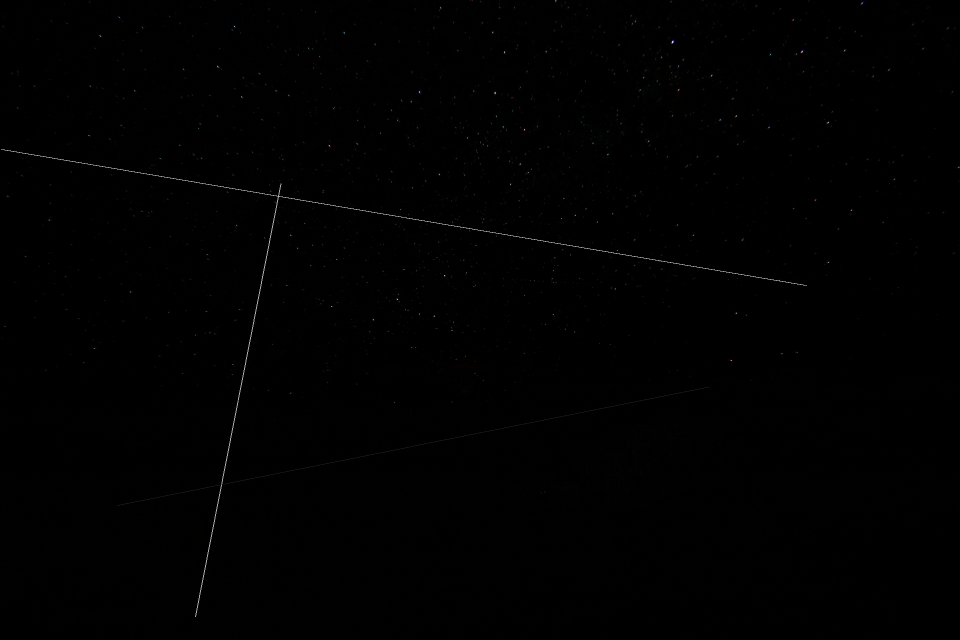
#> input picture imagenes/dataset/tipo1/01_toniresta_100_img_tipo4.jpg, 1920 x 1280 px, given as the content of the folder C:/circumpolar/TFG/imagenes/resta(mediana-original)/01_toni, which was not available (shown at 1/2 size)
$ jupyter execute --allow-errors todoJunto.ipynb   (text cells are left out)
#> lines starting #> are read from the running program, lines starting #| are printed output that depends on the picture; after the words box and inside, x2 and y2 are one past the last pixel; in counts of white or black regions, pixels touching at a corner belong together; pictures that were not available may be replaced by others from this repository, and a replacement may not be noted
[cell 1]
from PIL import Image, ImageDraw, ImageFilter
import matplotlib.pyplot as plt
import numpy as np
import random
import os
import math
from noise import pnoise2

[cell 2]
def trazas_tipo1(ruta_imagen):
    imagen = Image.open(ruta_imagen)
    ancho, alto = imagen.size

    #SOLUCION UNET
    solUNET = np.zeros((alto, ancho))  # Crear una matriz de ceros del mismo tamaño que la imagen

    # --------- 1. coordenadas de inicio y fin
    coordenada_inicio = (random.uniform(0, ancho), random.uniform(0, alto))
    x = random.uniform(60, 400)
    coordenada_fin = (coordenada_inicio[0] + x, coordenada_inicio[1] + x)

    # --------- 2. parametros:
    diametro_circulo = 0.05
    separacion = 8

    # --------- 3. pendiente y la longitud de la línea
    delta_x = coordenada_fin[0] - coordenada_inicio[0]
    delta_y = coordenada_fin[1] - coordenada_inicio[1]
    longitud = np.sqrt(delta_x**2 + delta_y**2)
    pendiente = delta_y / delta_x if delta_x != 0 else float('inf')

    # --------- 4. elipses a lo largo de la línea con colores alternados entre rojo y blanco
    coordenadas = []
    colores = []
    rojo = (1, 0, 0)
    blanco = (1, 1, 1)  # Cambiado a blanco
    alternar_color = True

    for distancia in np.arange(0, longitud + 1, separacion):
        if delta_x == 0:
            x = coordenada_inicio[0]
        else:
            x = coordenada_inicio[0] + distancia * (delta_x / longitud)

        y = coordenada_inicio[1] + pendiente * (x - coordenada_inicio[0])

        # Verificar si las coordenadas están dentro de los límites de la imagen
        if 0 <= x < ancho and 0 <= y < alto:
            # RUIDO EN LAS COORDENADAS:
            x += np.random.normal(loc=0, scale=0.8)
            y += np.random.normal(loc=0, scale=0.8)  # scale= escala el ruido como quiera

            coordenadas.append(((x), (y)))

            # --------- 5. rgb
            for distancia in np.arange(0, longitud + 1, separacion):
                if delta_x == 0:
                    x = coordenada_inicio[0]
                else:
                    x = coordenada_inicio[0] + distancia * (delta_x / longitud)

                y = coordenada_inicio[1] + pendiente * (x - coordenada_inicio[0])

                # Verificar si las coordenadas están dentro de los límites de la imagen
                if 0 <= x < ancho and 0 <= y < alto:
                    # RUIDO EN LAS COORDENADAS:
                    x += np.random.normal(loc=0, scale=0.8)
                    y += np.random.normal(loc=0, scale=0.8)  # scale= escala el ruido como quiera

                    coordenadas.append(((x), (y)))

                    # --------- 5.1. Factor de atenuación para el brillo
                    factor_atenuacion = 0.5 - (distancia / longitud)  # Factor que disminuye a medida que avanzas

                    # --------- 5.2. rgb con atenuación
                    if alternar_color:
                        color_rgb = (
                            random.uniform(0.7, 1) * factor_atenuacion,
                            random.uniform(0, 0.3) * factor_atenuacion,
                            random.uniform(0, 0.3) * factor_atenuacion
                        )
                    else:
                        # Cambiado a blanco
                        color_rgb = (
                            1 * factor_atenuacion,
                            1 * factor_atenuacion,
                            1 * factor_atenuacion
                        )

                    colores.append(color_rgb)
                    alternar_color = not alternar_color

    # --------- 6. pintar elipses con ruido gaussiano en los colores
    draw = ImageDraw.Draw(imagen)
    for coord, color in zip(coordenadas, colores):
        x, y = map(int, coord)
        radio = diametro_circulo / 2

        # Verificar si las coordenadas están dentro de los límites de la imagen
        if 0 <= x < ancho and 0 <= y < alto:
            # RUIDO EN EL COLOR
            #scale: aqui añado el ruido
            color_con_ruido = tuple(int((c + np.random.normal(loc=0, scale=0)) * 255 * 0.8) for c in color) #255 * 1, si pongo <1 bajara la intensidad del color en toda la traza

            draw.ellipse([x - radio, y - radio, x + radio, y + radio], fill=color_con_ruido)

            solUNET[y, x] = 255 #pongo blanco la traza en la matriz para UNET

    # Convertir la matriz en una imagen
    imagen_trazas = Image.fromarray(solUNET.astype(np.uint8))

    # --------- 7. Aplicar desenfoque solo a las elipses dibujadas
    puntos_dibujados = imagen.crop((int(coordenada_inicio[0]), int(coordenada_inicio[1]), int(coordenada_fin[0]), int(coordenada_fin[1])))
    puntos_dibujados = puntos_dibujados.filter(ImageFilter.GaussianBlur(radius=0.5))  # radius, para cambiar el ruido

    # Cambiado para aplicar el desenfoque solo a las elipses dibujadas
    imagen.paste(puntos_dibujados, (int(coordenada_inicio[0]), int(coordenada_inicio[1]), int(coordenada_fin[0]), int(coordenada_fin[1])))

    # Guardar la imagen
    nombre_archivo = os.path.basename(ruta_imagen)
    ruta_guardado = r"C:\circumpolar\TFG\imagenes\dataset\tipo1"
    ruta_guardado_completa = os.path.join(ruta_guardado, nombre_archivo)
    imagen.save(ruta_guardado_completa)

    # Guardar matriz
    nombre_archivo_sin_extension = os.path.splitext(nombre_archivo)[0]
    ruta_guardado_imagen = os.path.join(r"C:\circumpolar\TFG\imagenes\dataset\tipo1\solUNET", f"{nombre_archivo_sin_extension}_SolUnet.jpg")
    imagen_trazas.save(ruta_guardado_imagen)

[cell 3]
def trazas_tipo1_en_carpeta(ruta_carpeta,):
    # Obtener una lista de nombres de archivos en la carpeta
    archivos = os.listdir(ruta_carpeta)

    # Iterar sobre cada archivo en la carpeta
    for archivo in archivos:
        # Comprobar si el archivo es una imagen (puedes añadir más extensiones si es necesario)
        if archivo.endswith('.jpg') or archivo.endswith('.png'):
            # Obtener la ruta completa del archivo
            ruta_imagen = os.path.join(ruta_carpeta, archivo)

            # Llamar a la función trazas_tipo1 con la ruta de la imagen
            trazas_tipo1(ruta_imagen)
#> in trazas_tipo1, imagen is the input picture: PIL image 1920x1280 RGBA; mean R, G, B, A 0.6, 0.6, 0.6, 255
#> after the loop in trazas_tipo1, `for coord, color in zip(coordenadas, colores):`:
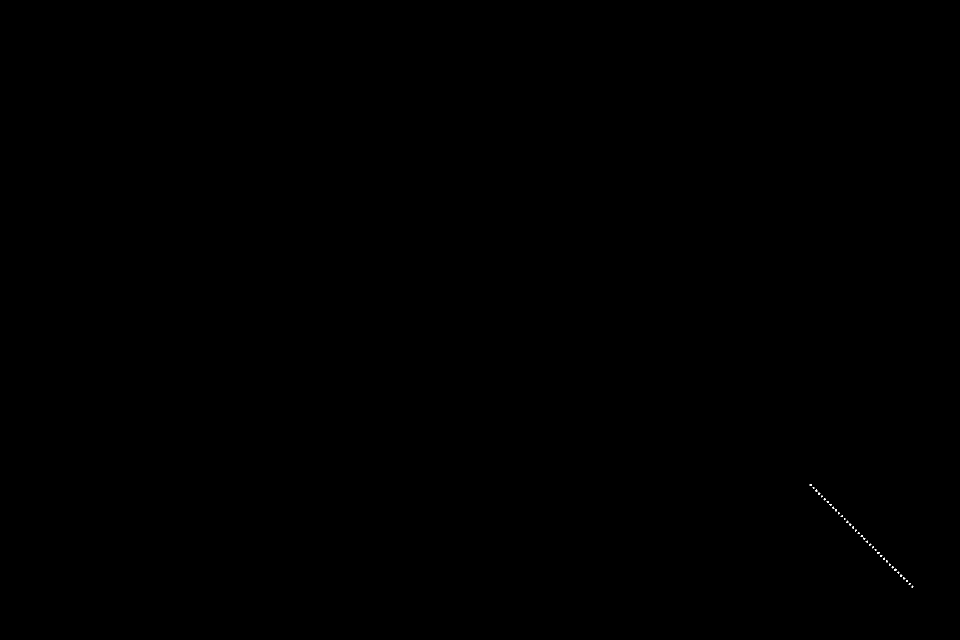
#> solUNET: shape (1280, 1920) float64 (shown at 1/2 size); 0.02% white in thin lines or dots, all inside (x1, y1, x2, y2) = (1618, 968, 1827, 1176)
#> in trazas_tipo1, `puntos_dibujados = imagen.crop((int(coordenada_inicio[0]), int(coorden..`:
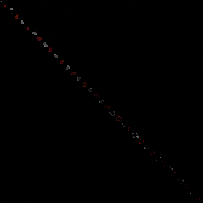
#> puntos_dibujados: PIL image 203x203 RGBA; mean R, G, B, A 0.6, 0.4, 0.4, 255

# Llamar a la función trazas_tipo1_en_carpeta con la ruta de la carpeta que contiene las imágenes
ruta_carpeta = r'C:\circumpolar\TFG\imagenes\resta(mediana-original)\01_toni'
trazas_tipo1_en_carpeta(ruta_carpeta)

[cell 4]
def trazas_tipo2(imagen_cielo, num_trazas=1, longitud_minima=40):
    cielo = Image.open(imagen_cielo)
    ancho, alto = cielo.size

    # SOLUCION UNET
    solUNET = np.zeros((alto, ancho), dtype=np.uint8)  # Crear una matriz de ceros del mismo tamaño que la imagen

    # conf de trazas
    max_grosor = np.random.uniform(2, 6)
    min_grosor = max_grosor * (2/6)  #para mantener la relacion
    longitud_max = min(ancho, alto)

    # Crear una nueva imagen con fondo transparente para las trazas
    trazas = Image.new('RGBA', cielo.size, (0, 0, 0, 0))
    draw = ImageDraw.Draw(trazas)

    for _ in range(num_trazas):
        # coordenadas de inicio y fin aleatorias
        coordenada_inicio = (np.random.uniform(0, ancho), np.random.uniform(0, alto))
        longitud_linea = np.random.uniform(longitud_minima, longitud_max)  # long random dentro del min y el max
        angulo = np.random.uniform(0, 2*np.pi)
        coordenada_fin = (coordenada_inicio[0] + longitud_linea*np.cos(angulo),
                          coordenada_inicio[1] + longitud_linea*np.sin(angulo))

        #ruido de Perlin para la opacidad
        scale = 10 #+ bajo - ruido
        perlin_values = [noise.pnoise2(x / scale, y / scale) for x, y in zip(range(100), range(100))]

        grosor = np.random.uniform(min_grosor, max_grosor)
        num_pasos = int(longitud_linea)
        for i in range(num_pasos):

            #posición actual a lo largo de la traza de satélite:
            t = i / num_pasos
            x = coordenada_inicio[0] + (coordenada_fin[0] - coordenada_inicio[0]) * t
            y = coordenada_inicio[1] + (coordenada_fin[1] - coordenada_inicio[1]) * t

            #opacidad del trozo
            opacidad = (1 - abs(2 * t - 1)) * 150 #150: pero puedo subir hasta 255 para que la opacidad sea maxima en el centro

            #grosor del trozo
            grosor_traza = max_grosor * (1 - abs(2 * t - 1))
            grosor_traza = max(min_grosor, grosor_traza)

            draw.line([(x - grosor_traza / 2, y), (x + grosor_traza / 2, y)],
                      fill=(255, 255, 255, int(opacidad)),
                      width=int(grosor_traza))

            # Actualizar la matriz solUNET para marcar los píxeles correspondientes como blancos
            if 0 <= int(x) < ancho and 0 <= int(y) < alto:
                solUNET[int(y), int(x)] = 255

    # Superponer las trazas sobre la imagen de cielo estrellado
    imagen_final = Image.alpha_composite(cielo.convert('RGBA'), trazas)

    # Convertir la imagen al modo RGB antes de guardarla como JPEG
    imagen_final = imagen_final.convert("RGB")

    # Guardar la imagen final
    nombre_archivo = os.path.basename(imagen_cielo)
    ruta_guardado = r"C:\circumpolar\TFG\imagenes\dataset\tipo2"
    ruta_guardado_completa = os.path.join(ruta_guardado, nombre_archivo)
    imagen_final.save(ruta_guardado_completa)

    # Guardar matriz
    nombre_archivo_sin_extension = os.path.splitext(nombre_archivo)[0]
    ruta_guardado_matriz = os.path.join(r"C:\circumpolar\TFG\imagenes\dataset\tipo2\solUNET", f"{nombre_archivo_sin_extension}_SolUnet.jpg")
    imagen_trazas = Image.fromarray(solUNET)
    imagen_trazas.save(ruta_guardado_matriz)

[cell 5]
import os

def trazas_tipo2_en_carpeta(ruta_carpeta):
    # Obtener una lista de nombres de archivos en la carpeta
    archivos = os.listdir(ruta_carpeta)

    # Iterar sobre cada archivo en la carpeta
    for archivo in archivos:
        # Comprobar si el archivo es una imagen (puedes añadir más extensiones si es necesario)
        if archivo.endswith('.jpg') or archivo.endswith('.png'):
            # Obtener la ruta completa del archivo
            ruta_imagen = os.path.join(ruta_carpeta, archivo)

            # Llamar a la función trazas_tipo1 con la ruta de la imagen
            trazas_tipo2(ruta_imagen)
#> in trazas_tipo2, `trazas = Image.new('RGBA', cielo.size, (0, 0, 0, 0))`: trazas: PIL image 1920x1280 RGBA; every value is 0
#> after the loop in trazas_tipo2, `for _ in range(num_trazas):`: solUNET: shape (1280, 1920); every value is 0

# Llamar a la función trazas_tipo1_en_carpeta con la ruta de la carpeta que contiene las imágenes
ruta_carpeta = r'C:\circumpolar\TFG\imagenes\resta(mediana-original)\02_taranaki'
#> (the rest of this cell did not finish here and is left out)

[cell 6]
# [73 lines left out: function trazas_tipo3, not called in this run]

[cell 7]
def trazas_tipo3(imagen_path):
    # Abrir la imagen
    imagen = Image.open(imagen_path)

    # Crear una nueva imagen RGBA del mismo tamaño que la original
    nueva_imagen = Image.new("RGBA", imagen.size)

    # Copiar la imagen original a la nueva imagen
    nueva_imagen.paste(imagen, (0, 0))

    # Crear una matriz NumPy del mismo tamaño que la imagen, inicializada con ceros
    solUNET = np.zeros((imagen.height, imagen.width), dtype=np.uint8)

    # Crear un objeto ImageDraw para dibujar sobre la nueva imagen
    dibujo = ImageDraw.Draw(nueva_imagen)

    # Generar coordenadas aleatorias para la línea
    x1_linea = random.randint(0, imagen.width)
    y_linea = random.randint(0, imagen.height)

    # Generar una pendiente aleatoria
    pendiente = random.uniform(-1, 1)

    longitud_linea = random.randint(50, 300)
    # Calcular el segundo punto de la línea en función de la pendiente
    x2_linea = x1_linea + longitud_linea  # Longitud de la línea arbitraria
    y2_linea = y_linea + int(longitud_linea * pendiente)

    # Dibujar la línea y almacenarla en la matriz solUNET
    trazar_linea_en_matriz(solUNET, x1_linea, y_linea, x2_linea, y2_linea)

    # Anchura de los puntos
    anchura_puntos = 1.8

    dibujo.line([(x1_linea, y_linea), (x2_linea, y2_linea)], fill=(255, 255, 255, 20), width=2)
    trazar_linea_en_matriz(solUNET, x1_linea, y_linea, x2_linea, y2_linea)

    # Generar coordenadas para los puntos a lo largo de la línea
    num_puntos = 20
    puntos = []
    for i in range(num_puntos):
    # Calcular las coordenadas x e y del punto, asegurándote de que estén dentro de los límites de la imagen
        x_punto = max(0, min(x1_linea + int((x2_linea - x1_linea) * (i / (num_puntos - 1))), imagen.width - 1))
        y_punto = max(0, min(y_linea + int(pendiente * (x_punto - x1_linea)), imagen.height - 1))
        puntos.append((x_punto, y_punto))
        solUNET[y_punto, x_punto] = 255

    # Alternar entre puntos rojos y blancos
    rojo = True
    for punto in puntos:
        x_punto, y_punto = punto
        correccion = int((anchura_puntos - 1) * 0.5)  # Calcular la corrección para ajustar la anchura
        if rojo:
            dibujo.rectangle([(x_punto - correccion, y_punto - correccion), (x_punto + correccion + 1, y_punto + correccion + 1)], fill=(161, 82, 67, 255))  # Puntos rojos
        else:
            dibujo.rectangle([(x_punto - correccion, y_punto - correccion), (x_punto + correccion + 1, y_punto + correccion + 1)], fill=(134, 127, 109, 255))  # Puntos blancos
        rojo = not rojo  # Alternar entre rojo y blanco en cada iteración

    # Guardar la imagen resultante
    nombre_archivo = os.path.basename(imagen_path)  # Obtener el nombre del archivo de la ruta
    ruta_guardado = r"C:\circumpolar\TFG\imagenes\dataset\tipo3"
    ruta_guardado_completa = os.path.join(ruta_guardado, nombre_archivo)

    nueva_imagen.save(ruta_guardado_completa, format="PNG")

    # Guardar matriz
    nombre_archivo_sin_extension = os.path.splitext(nombre_archivo)[0]
    ruta_guardado_matriz = os.path.join(r"C:\circumpolar\TFG\imagenes\dataset\tipo3\solUNET", f"{nombre_archivo_sin_extension}_SolUnet.jpg")
    imagen_trazas = Image.fromarray(solUNET)
    imagen_trazas.save(ruta_guardado_matriz)

def trazar_linea_en_matriz(matriz, x0, y0, x1, y1):
    dx = abs(x1 - x0)
    dy = abs(y1 - y0)
    sx = 1 if x0 < x1 else -1
    sy = 1 if y0 < y1 else -1
    err = dx - dy

    while True:
        if 0 <= y0 < matriz.shape[0] and 0 <= x0 < matriz.shape[1]:  # Verificar límites
            matriz[y0, x0] = 255
        e2 = 2 * err
        if e2 > -dy:
            err -= dy
            x0 += sx
        if e2 < dx:
            err += dx
            y0 += sy
        if x0 == x1 and y0 == y1:
            if 0 <= y0 < matriz.shape[0] and 0 <= x0 < matriz.shape[1]:  # Verificar límites
                matriz[y0, x0] = 255
            break

[cell 8]
def trazas_tipo3_en_carpeta(ruta_carpeta):
    # Obtener una lista de nombres de archivos en la carpeta
    archivos = os.listdir(ruta_carpeta)

    # Iterar sobre cada archivo en la carpeta
    for archivo in archivos:
        # Comprobar si el archivo es una imagen (puedes añadir más extensiones si es necesario)
        if archivo.endswith('.jpg') or archivo.endswith('.png'):
            # Obtener la ruta completa del archivo
            ruta_imagen = os.path.join(ruta_carpeta, archivo)

            # Llamar a la función trazas_tipo3 con la ruta de la imagen
            trazas_tipo3(ruta_imagen)
#> in trazas_tipo3, `y2_linea = y_linea + int(longitud_linea * pendiente)`: y2_linea = 1128
#> in trazar_linea_en_matriz, `dy = abs(y1 - y0)`: dy = 31
#> in trazar_linea_en_matriz, `sy = 1 if y0 < y1 else -1`: sy = 1
#> in trazar_linea_en_matriz, `err = dx - dy`: err = 21
#> the loop in trazar_linea_en_matriz, `while True:` made 52 passes
#> (e2, err) on passes 1 to 12: (42, 42), (84, 11), (22, 32), (64, 1), (2, 22), (44, 43), (86, 12), (24, 33), (66, 2), (4, 23), (46, 44), (88, 13)
#> after the loop in trazar_linea_en_matriz, `while True:`: matriz: shape (1280, 1920); 0% white in thin lines or dots, all inside (x1, y1, x2, y2) = (1042, 1097, 1095, 1129)
#> the loop in trazas_tipo3, `for punto in puntos:` made 20 passes
#> punto on passes 1 to 12: (1042, 1097), (1044, 1098), (1047, 1100), (1050, 1101), (1052, 1103), (1055, 1104), (1058, 1106), (1061, 1108), (1063, 1109), (1066, 1111), (1069, 1113), (1072, 1115)

# Llamar a la función trazas_tipo3_en_carpeta con la ruta de la carpeta que contiene las imágenes
ruta_carpeta = r'C:\circumpolar\TFG\imagenes\resta(mediana-original)\03_cielo'
trazas_tipo3_en_carpeta(ruta_carpeta)

[cell 9]
def trazas_tipo4(image_path):
    # Cargar la imagen
    image = Image.open(image_path)

    # Obtener las dimensiones de la imagen
    width, height = image.size
    # Crear una matriz NumPy del mismo tamaño que la imagen, inicializada con ceros
    solUNET = np.zeros((height, width), dtype=np.uint8)

    # Crear una nueva imagen transparente
    transparent_image = Image.new('RGBA', (width, height), (0, 0, 0, 0))

    # Crear un objeto ImageDraw para dibujar en la imagen transparente
    draw = ImageDraw.Draw(transparent_image)

    # Coordenadas aleatorias de inicio y fin de la línea
    x1, y1 = random.randint(0, width), random.randint(0, height)
    x2, y2 = random.randint(0, width), random.randint(0, height)

    # Asegurar que las coordenadas estén dentro de los límites de la imagen
    x1 = max(0, min(x1, width - 1))
    x2 = max(0, min(x2, width - 1))
    y1 = max(0, min(y1, height - 1))
    y2 = max(0, min(y2, height - 1))

    # Opacidad aleatoria
    alpha = random.randint(20, 255)

    # Dibujar una línea aleatoria en la imagen transparente con opacidad aleatoria
    color = (255, 255, 255, alpha)
    draw.line([(x1, y1), (x2, y2)], fill=color, width=2)

    # Obtener los píxeles dibujados en la imagen transparente
    pixels = transparent_image.getdata()

    # Actualizar los valores de la matriz para representar la línea dibujada
    for y in range(height):
        for x in range(width):
            if pixels[y * width + x][3] > 0:  # Verificar si el píxel es transparente
                solUNET[y, x] = 255  # Blanco

    # Superponer la imagen transparente sobre la imagen original con opacidad
    composite_image = Image.alpha_composite(image.convert('RGBA'), transparent_image)


     # Guardar la imagen resultante
    nombre_archivo = os.path.basename(image_path)  # Obtener el nombre del archivo de la ruta
    ruta_guardado = r"C:\circumpolar\TFG\imagenes\dataset\tipo4"
    ruta_guardado_completa = os.path.join(ruta_guardado, nombre_archivo)

    composite_image.save(ruta_guardado_completa, format="PNG")

    # Guardar matriz
    nombre_archivo_sin_extension = os.path.splitext(nombre_archivo)[0]
    ruta_guardado_matriz = os.path.join(r"C:\circumpolar\TFG\imagenes\dataset\tipo4\solUNET", f"{nombre_archivo_sin_extension}_SolUnet.jpg")
    imagen_trazas = Image.fromarray(solUNET)
    imagen_trazas.save(ruta_guardado_matriz)

[cell 10]
def trazas_tipo4_en_carpeta(ruta_carpeta):
    # Obtener una lista de nombres de archivos en la carpeta
    archivos = os.listdir(ruta_carpeta)

    # Iterar sobre cada archivo en la carpeta
    for archivo in archivos:
        # Comprobar si el archivo es una imagen (puedes añadir más extensiones si es necesario)
        if archivo.endswith('.jpg') or archivo.endswith('.png'):
            # Obtener la ruta completa del archivo
            ruta_imagen = os.path.join(ruta_carpeta, archivo)

            # Llamar a la función trazas_tipo3 con la ruta de la imagen
            trazas_tipo4(ruta_imagen)
#> after the loop in trazas_tipo4, `for y in range(height):`:
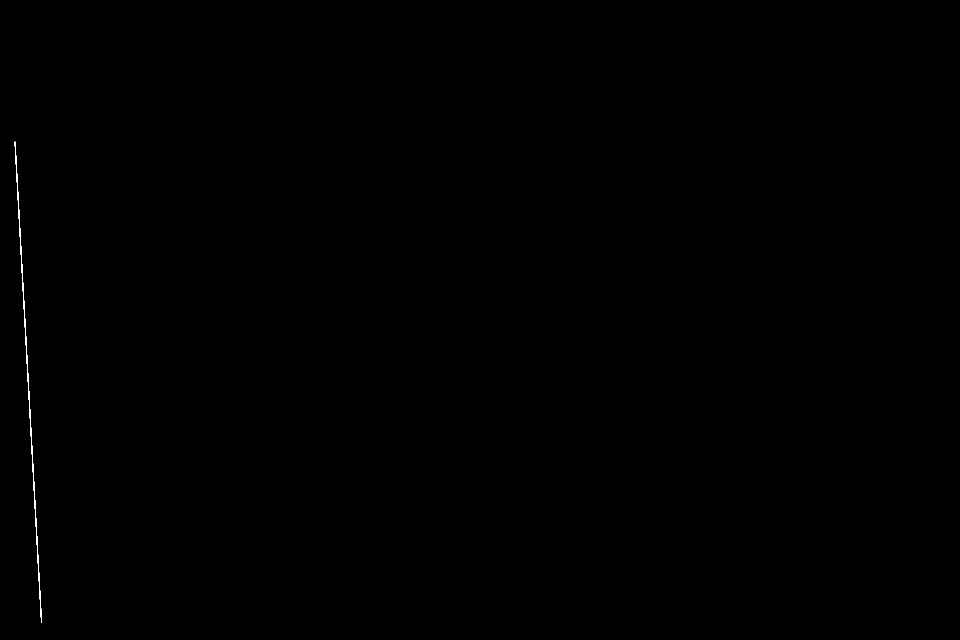
#> solUNET: shape (1280, 1920) (shown at 1/2 size); 0.08% white in thin lines or dots, all inside (x1, y1, x2, y2) = (29, 283, 84, 1245)
